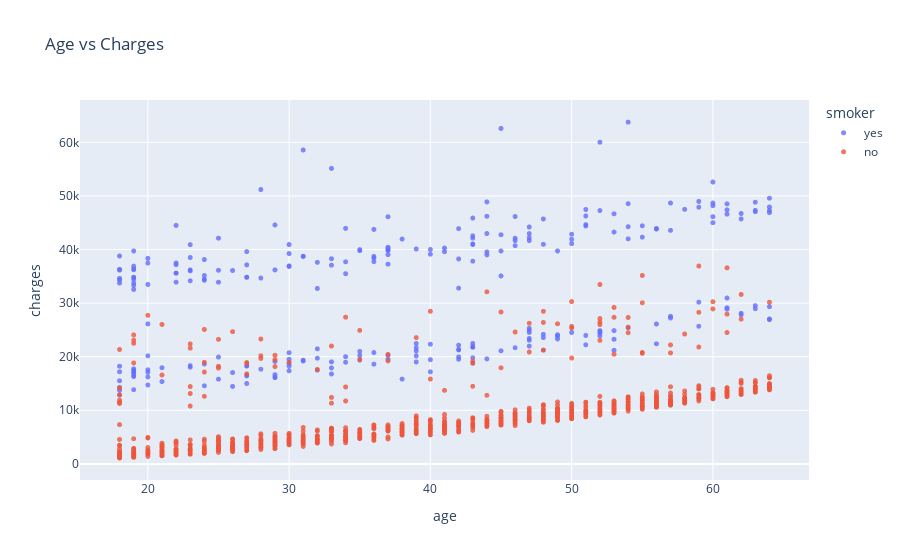

Write notebook code for a chart like this one.
### Markdown cell above
<h5>Visualization of the relationship between 'age' and 'charges' using a scatter plot. Each point in the scatter plot represents one customer. We'll use the values in the 'smoker' column to color the points</h5>

### Code cell
fig = px.scatter(
    medical_df,
    x = 'age',
    y = 'charges',
    color = 'smoker',
    opacity = 0.8,
    hover_data = ['sex'],
    title = 'Age vs Charges'
)

fig.update_traces(marker_size = 5)
fig.show()

### Figure 1 — Plotly figure (JSON) as saved in the notebook; plotly's stock layout.template omitted (floating-point values rounded to 4 significant figures; data arrays with more than 128 entries replaced by an {"elided": "..."} marker saying what was removed)
{"data": [{"customdata": {"elided": "274x1 str values"}, "hovertemplate": "smoker=yes<br>age=%{x}<br>charges=%{y}<br>sex=%{customdata[0]}<extra></extra>", "legendgroup": "yes", "marker": {"color": "#636efa", "opacity": 0.8, "size": 5, "symbol": "circle"}, "mode": "markers", "name": "yes", "showlegend": true, "type": "scattergl", "x": {"elided": "274 int values"}, "xaxis": "x", "y": {"elided": "274 float values"}, "yaxis": "y"}, {"customdata": {"elided": "1064x1 str values"}, "hovertemplate": "smoker=no<br>age=%{x}<br>charges=%{y}<br>sex=%{customdata[0]}<extra></extra>", "legendgroup": "no", "marker": {"color": "#EF553B", "opacity": 0.8, "size": 5, "symbol": "circle"}, "mode": "markers", "name": "no", "showlegend": true, "type": "scattergl", "x": {"elided": "1064 int values"}, "xaxis": "x", "y": {"elided": "1064 float values"}, "yaxis": "y"}], "layout": {"legend": {"title": {"text": "smoker"}, "tracegroupgap": 0}, "title": {"text": "Age vs Charges"}, "xaxis": {"anchor": "y", "domain": [0, 1], "title": {"text": "age"}}, "yaxis": {"anchor": "x", "domain": [0, 1], "title": {"text": "charges"}}}}
